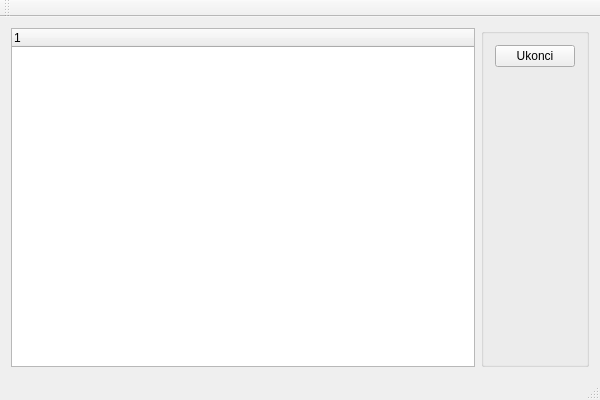
<?xml version="1.0" encoding="UTF-8"?>
<ui version="4.0">
 <class>objednavkyClass</class>
 <widget class="QMainWindow" name="objednavkyClass">
  <property name="geometry">
   <rect>
    <x>0</x>
    <y>0</y>
    <width>600</width>
    <height>400</height>
   </rect>
  </property>
  <property name="windowTitle">
   <string>objednavky</string>
  </property>
  <widget class="QWidget" name="centralWidget">
   <layout class="QHBoxLayout" name="horizontalLayout">
    <item>
     <widget class="QTreeWidget" name="objednavky_zoz">
      <column>
       <property name="text">
        <string notr="true">1</string>
       </property>
      </column>
     </widget>
    </item>
    <item>
     <widget class="QGroupBox" name="groupBox">
      <property name="title">
       <string/>
      </property>
      <layout class="QVBoxLayout" name="verticalLayout">
       <item>
        <widget class="QPushButton" name="pushButton">
         <property name="text">
          <string>Ukonci</string>
         </property>
        </widget>
       </item>
       <item>
        <spacer name="verticalSpacer">
         <property name="orientation">
          <enum>Qt::Vertical</enum>
         </property>
         <property name="sizeHint" stdset="0">
          <size>
           <width>20</width>
           <height>40</height>
          </size>
         </property>
        </spacer>
       </item>
      </layout>
     </widget>
    </item>
   </layout>
  </widget>
  <widget class="QMenuBar" name="menuBar">
   <property name="geometry">
    <rect>
     <x>0</x>
     <y>0</y>
     <width>600</width>
     <height>30</height>
    </rect>
   </property>
  </widget>
  <widget class="QToolBar" name="mainToolBar">
   <attribute name="toolBarArea">
    <enum>TopToolBarArea</enum>
   </attribute>
   <attribute name="toolBarBreak">
    <bool>false</bool>
   </attribute>
  </widget>
  <widget class="QStatusBar" name="statusBar"/>
 </widget>
 <layoutdefault spacing="6" margin="11"/>
 <resources/>
 <connections/>
</ui>
